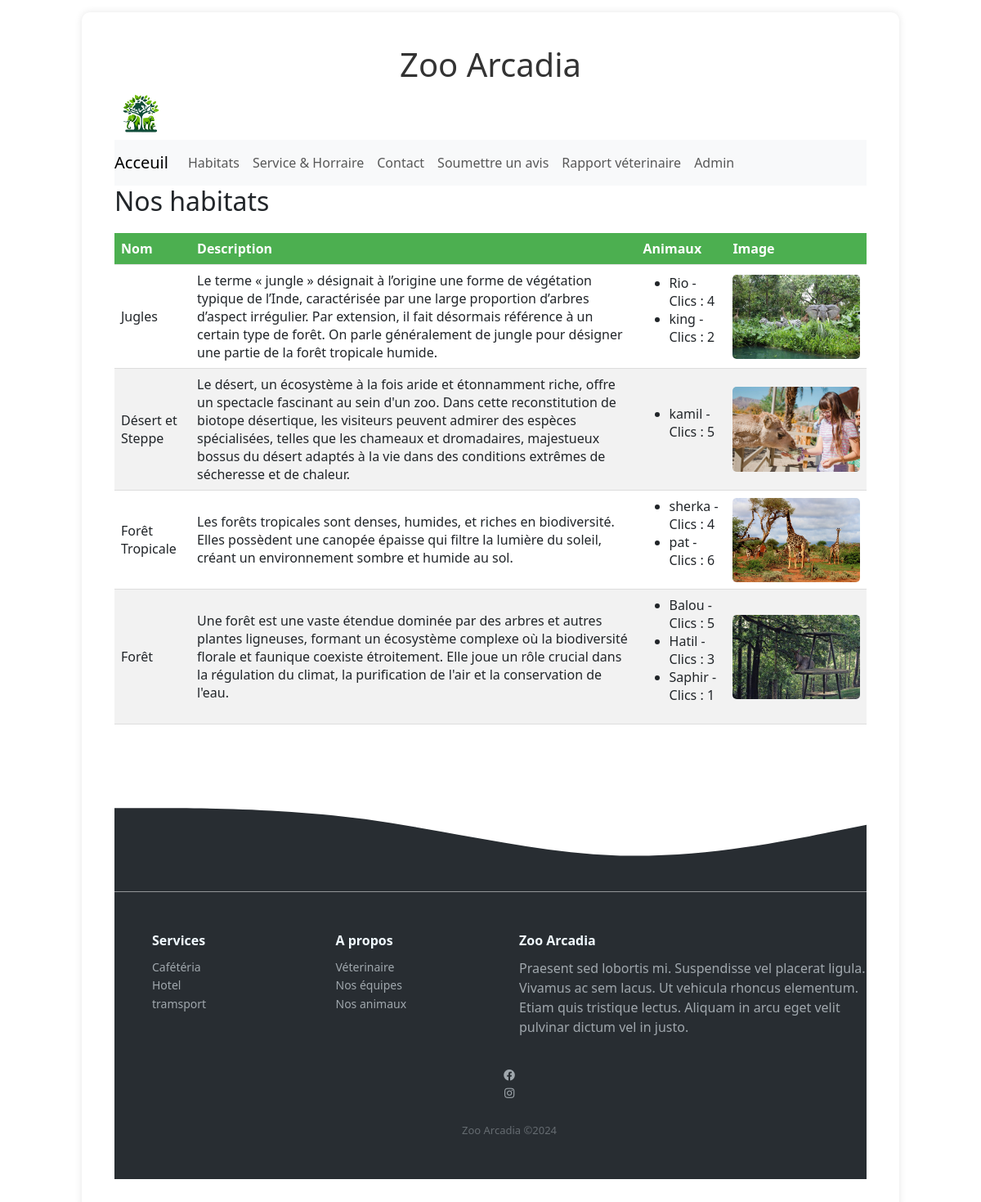
Before: /habitat/ with the older database file.
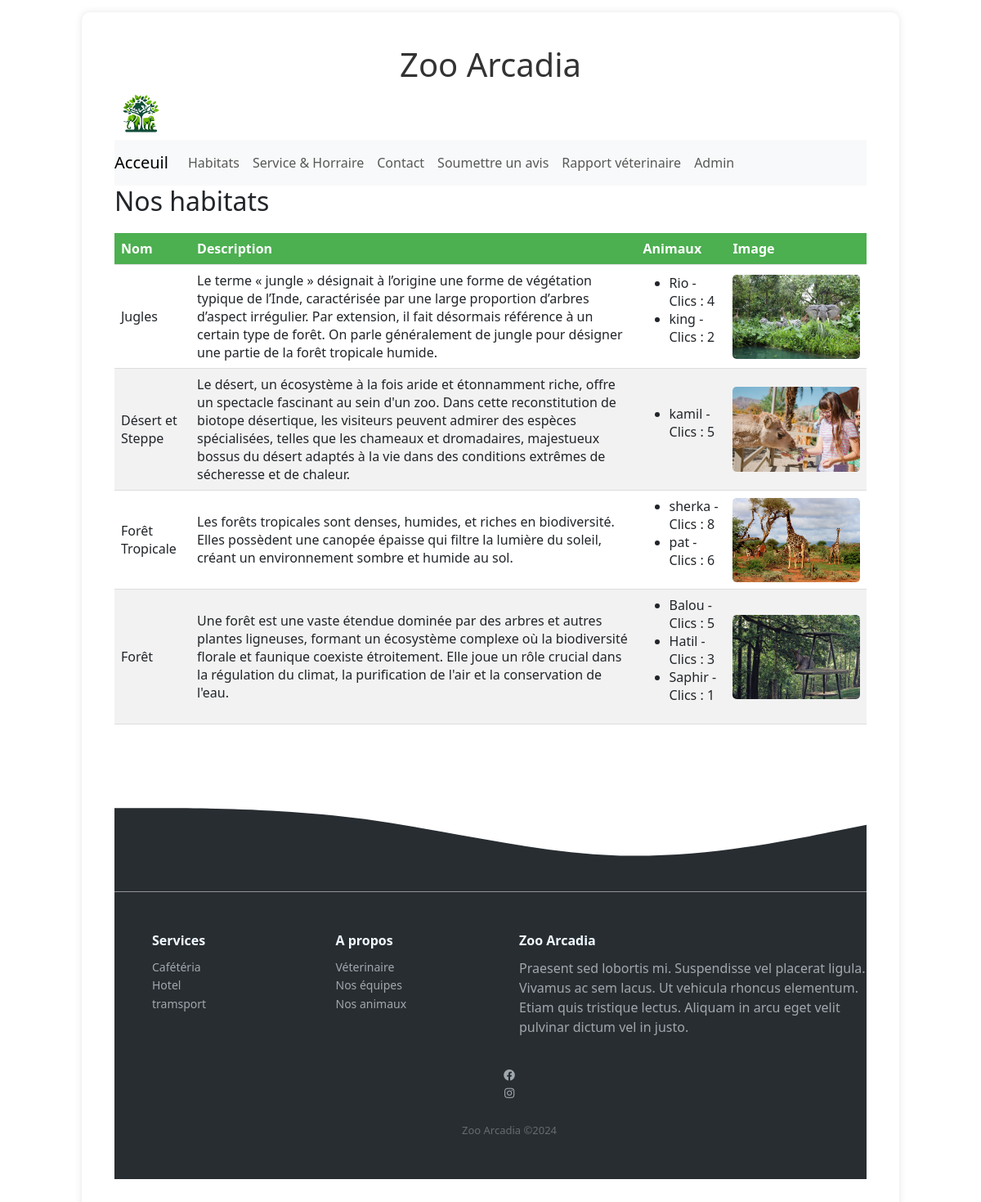
After: the same page with the newer database file.
### liste/models.py (models this page shows, shortened)
class Animal(models.Model):
    prenom = models.CharField(max_length=50)
    etat = models.CharField(max_length=50)
    habitat = models.ForeignKey(Habitat, related_name='animaux', on_delete=models.CASCADE)
    race = models.ForeignKey(Race, related_name='animaux', on_delete=models.SET_NULL, null=True, default=1)
    image = models.ImageField(upload_to='animals/', verbose_name=_("Image de l'animal"))
    clics = models.IntegerField(default=0)  # Champ pour les cliques sur l'animal

### liste/views.py (the view)
# urls.py: path('habitat/', views.habitat, name='habitat'),
def habitat(request):
    habitats = Habitat.objects.prefetch_related('animaux', 'images').all()# Préchargez les animaux et les images associées
    context = {'habitats': habitats}
    return render(request, 'liste/habitat.html', context)

### liste/templates/liste/habitat.html (shortened to what the changed rows need)
{% load static %}
<html lang="fr">
  <head>
    <link
      rel="stylesheet"
      href="https://cdnjs.cloudflare.com/ajax/libs/font-awesome/5.15.3/css/all.min.css"
    />
    <link
      href="https://cdn.jsdelivr.net/npm/bootstrap@5.3.2/dist/css/bootstrap.min.css"
      rel="stylesheet"
    />
    <link
      rel="stylesheet"
      rel="stylesheet"
      href="{% static 'liste/style.css' %}"
    />
  </head>
  <body>
    <div class="main-content">
    <div class="h1-container">
      <h1>Zoo Arcadia</h1>
    </div>
      <header>
  </head>
  <body>
    <h2>Nos habitats</h2>
<table>
    <thead>
        <tr>
            <th>Nom</th>
            <th>Description</th>
            <th>Animaux</th>
            <th>Image</th>
        </tr>
    </thead>
    <tbody>
        {% for habitat in habitats %}
        <tr>
            <td>{{ habitat.nom }}</td>
            <td>{{ habitat.description }}</td>
            <td>
                {% if habitat.animaux.exists %}
                <ul>
                    {% for animal in habitat.animaux.all %}
                    <li>
                        <span class="animal-name"onmouseover="showImage(this)"
                        onmouseout="hideImage(this)" onclick="incrementClick({{ animal.id }})">
                            {{ animal.prenom }} - Clics : <span id="clicks-count-{{ animal.id }}">{{ animal.clics }}</span>
                        </span>
                    </li>
                    {% endfor %}
                </ul>
                {% else %}
                <p>Aucun animal dans cet habitat.</p>
                {% endif %}
            </td>
            <td>
                {% if habitat.images.exists %}
                <img src="{{ habitat.images.first.image_data.url }}" alt="Image of {{ habitat.nom }}" style="width: 100%; max-width: 700px; height: auto;">
                {% else %}
                <p>Pas d'image disponible.</p>
                {% endif %}
            </td>
        </tr>
        {% endfor %}
    </tbody>
</table>
</div>
</body>
</html>

Changed rows visible on the page:
changed Animal "sherka": clics "4" → "8"
